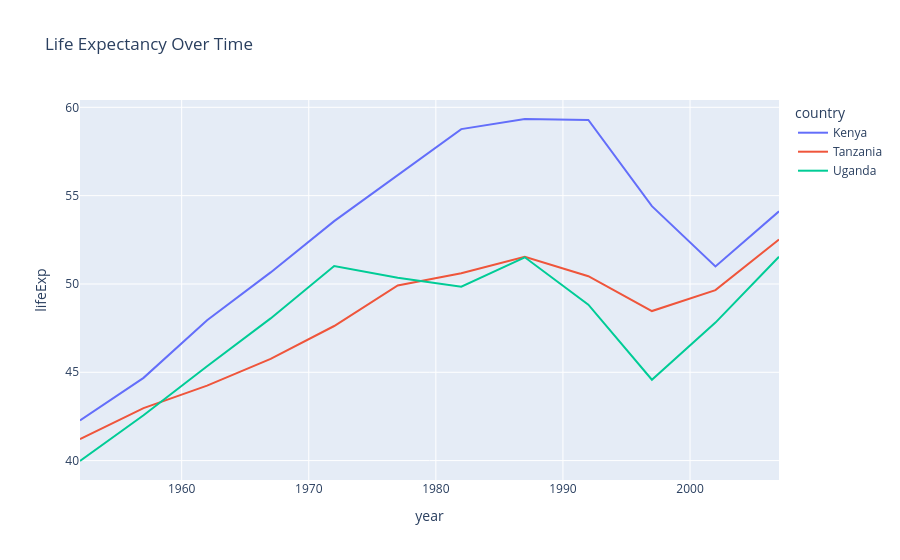

The notebook cell saved with this chart:
### Markdown cell above
- `x='year'`: time on the horizontal axis.
- `y='lifeExp'`: measured outcome (dependent variable).
- `color='country'`: different lines for each country.

### Code cell
df_east_africa = df[df['country'].isin(['Kenya', 'Uganda', 'Tanzania'])]
fig = px.line(df_east_africa, x= 'year', y='lifeExp', color='country', title='Life Expectancy Over Time' )
fig.show()

### Figure 1 — Plotly figure (JSON) as saved in the notebook; plotly's stock layout.template omitted (floating-point values rounded to 4 significant figures)
{"data": [{"hovertemplate": "country=Kenya<br>year=%{x}<br>lifeExp=%{y}<extra></extra>", "legendgroup": "Kenya", "line": {"color": "#636efa", "dash": "solid"}, "marker": {"symbol": "circle"}, "mode": "lines", "name": "Kenya", "orientation": "v", "showlegend": true, "type": "scatter", "x": [1952, 1957, 1962, 1967, 1972, 1977, 1982, 1987, 1992, 1997, 2002, 2007], "xaxis": "x", "y": [42.27, 44.69, 47.95, 50.65, 53.56, 56.16, 58.77, 59.34, 59.28, 54.41, 50.99, 54.11], "yaxis": "y"}, {"hovertemplate": "country=Tanzania<br>year=%{x}<br>lifeExp=%{y}<extra></extra>", "legendgroup": "Tanzania", "line": {"color": "#EF553B", "dash": "solid"}, "marker": {"symbol": "circle"}, "mode": "lines", "name": "Tanzania", "orientation": "v", "showlegend": true, "type": "scatter", "x": [1952, 1957, 1962, 1967, 1972, 1977, 1982, 1987, 1992, 1997, 2002, 2007], "xaxis": "x", "y": [41.22, 42.97, 44.25, 45.76, 47.62, 49.92, 50.61, 51.53, 50.44, 48.47, 49.65, 52.52], "yaxis": "y"}, {"hovertemplate": "country=Uganda<br>year=%{x}<br>lifeExp=%{y}<extra></extra>", "legendgroup": "Uganda", "line": {"color": "#00cc96", "dash": "solid"}, "marker": {"symbol": "circle"}, "mode": "lines", "name": "Uganda", "orientation": "v", "showlegend": true, "type": "scatter", "x": [1952, 1957, 1962, 1967, 1972, 1977, 1982, 1987, 1992, 1997, 2002, 2007], "xaxis": "x", "y": [39.98, 42.57, 45.34, 48.05, 51.02, 50.35, 49.85, 51.51, 48.83, 44.58, 47.81, 51.54], "yaxis": "y"}], "layout": {"legend": {"title": {"text": "country"}, "tracegroupgap": 0}, "title": {"text": "Life Expectancy Over Time"}, "xaxis": {"anchor": "y", "domain": [0, 1], "title": {"text": "year"}}, "yaxis": {"anchor": "x", "domain": [0, 1], "title": {"text": "lifeExp"}}}}
